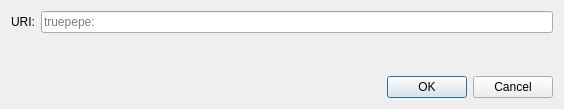
<?xml version="1.0" encoding="UTF-8"?>
<ui version="4.0">
 <class>OpenURIDialog</class>
 <widget class="QDialog" name="OpenURIDialog">
  <property name="geometry">
   <rect>
    <x>0</x>
    <y>0</y>
    <width>564</width>
    <height>109</height>
   </rect>
  </property>
  <property name="windowTitle">
   <string>Open truepepe URI</string>
  </property>
  <layout class="QVBoxLayout" name="verticalLayout">
   <item>
    <layout class="QHBoxLayout" name="horizontalLayout">
     <item>
      <widget class="QLabel" name="label">
       <property name="text">
        <string>URI:</string>
       </property>
      </widget>
     </item>
     <item>
      <widget class="QValidatedLineEdit" name="uriEdit">
       <property name="placeholderText">
        <string notr="true">truepepe:</string>
       </property>
      </widget>
     </item>
    </layout>
   </item>
   <item>
    <spacer name="verticalSpacer">
     <property name="orientation">
      <enum>Qt::Vertical</enum>
     </property>
     <property name="sizeHint" stdset="0">
      <size>
       <width>20</width>
       <height>40</height>
      </size>
     </property>
    </spacer>
   </item>
   <item>
    <widget class="QDialogButtonBox" name="buttonBox">
     <property name="orientation">
      <enum>Qt::Horizontal</enum>
     </property>
     <property name="standardButtons">
      <set>QDialogButtonBox::Cancel|QDialogButtonBox::Ok</set>
     </property>
    </widget>
   </item>
  </layout>
 </widget>
 <customwidgets>
  <customwidget>
   <class>QValidatedLineEdit</class>
   <extends>QLineEdit</extends>
   <header>qt/qvalidatedlineedit.h</header>
  </customwidget>
 </customwidgets>
 <resources/>
 <connections>
  <connection>
   <sender>buttonBox</sender>
   <signal>accepted()</signal>
   <receiver>OpenURIDialog</receiver>
   <slot>accept()</slot>
   <hints>
    <hint type="sourcelabel">
     <x>248</x>
     <y>254</y>
    </hint>
    <hint type="destinationlabel">
     <x>157</x>
     <y>274</y>
    </hint>
   </hints>
  </connection>
  <connection>
   <sender>buttonBox</sender>
   <signal>rejected()</signal>
   <receiver>OpenURIDialog</receiver>
   <slot>reject()</slot>
   <hints>
    <hint type="sourcelabel">
     <x>316</x>
     <y>260</y>
    </hint>
    <hint type="destinationlabel">
     <x>286</x>
     <y>274</y>
    </hint>
   </hints>
  </connection>
 </connections>
</ui>
